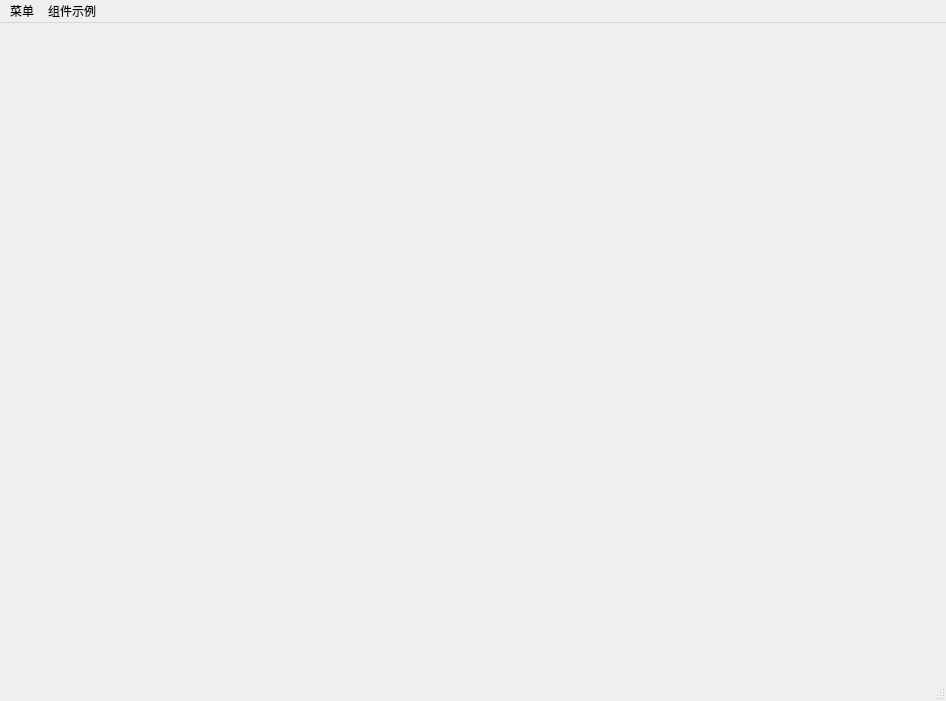
<?xml version="1.0" encoding="UTF-8"?>
<ui version="4.0">
 <class>MainWindow</class>
 <widget class="QMainWindow" name="MainWindow">
  <property name="geometry">
   <rect>
    <x>0</x>
    <y>0</y>
    <width>946</width>
    <height>701</height>
   </rect>
  </property>
  <property name="sizePolicy">
   <sizepolicy hsizetype="Fixed" vsizetype="Fixed">
    <horstretch>0</horstretch>
    <verstretch>0</verstretch>
   </sizepolicy>
  </property>
  <property name="windowTitle">
   <string>MainWindow</string>
  </property>
  <widget class="QWidget" name="centralwidget">
   <property name="sizePolicy">
    <sizepolicy hsizetype="Fixed" vsizetype="Fixed">
     <horstretch>0</horstretch>
     <verstretch>0</verstretch>
    </sizepolicy>
   </property>
  </widget>
  <widget class="QMenuBar" name="menubar">
   <property name="geometry">
    <rect>
     <x>0</x>
     <y>0</y>
     <width>946</width>
     <height>26</height>
    </rect>
   </property>
   <property name="sizePolicy">
    <sizepolicy hsizetype="Minimum" vsizetype="MinimumExpanding">
     <horstretch>0</horstretch>
     <verstretch>0</verstretch>
    </sizepolicy>
   </property>
   <widget class="QMenu" name="menu">
    <property name="title">
     <string>菜单</string>
    </property>
    <addaction name="actionHome"/>
    <addaction name="actionClose"/>
   </widget>
   <widget class="QMenu" name="menu_2">
    <property name="title">
     <string>组件示例</string>
    </property>
    <widget class="QMenu" name="menu_3">
     <property name="title">
      <string>表单组件</string>
     </property>
     <addaction name="actionDemoForm"/>
     <addaction name="actionDemoFormInput"/>
    </widget>
    <widget class="QMenu" name="menu_4">
     <property name="title">
      <string>表格组件</string>
     </property>
     <addaction name="actionDemoTableView"/>
     <addaction name="actionDemoTableWidget"/>
    </widget>
    <widget class="QMenu" name="menu_5">
     <property name="title">
      <string>容器组件</string>
     </property>
     <addaction name="actionDemoTabWidget"/>
    </widget>
    <addaction name="menu_3"/>
    <addaction name="actionDemoDialog"/>
    <addaction name="menu_4"/>
    <addaction name="menu_5"/>
   </widget>
   <addaction name="menu"/>
   <addaction name="menu_2"/>
  </widget>
  <widget class="QStatusBar" name="statusbar"/>
  <action name="actionDemoDialog">
   <property name="text">
    <string>对话框</string>
   </property>
  </action>
  <action name="actionClose">
   <property name="text">
    <string>关闭窗口</string>
   </property>
   <property name="shortcut">
    <string>Ctrl+Q</string>
   </property>
  </action>
  <action name="actionHome">
   <property name="text">
    <string>首页</string>
   </property>
  </action>
  <action name="actionDemoFormInput">
   <property name="text">
    <string>输入框</string>
   </property>
  </action>
  <action name="actionDemoForm">
   <property name="text">
    <string>表单组件</string>
   </property>
   <property name="toolTip">
    <string>表单组件</string>
   </property>
  </action>
  <action name="actionDemoTableView">
   <property name="text">
    <string>QTableView</string>
   </property>
  </action>
  <action name="actionDemoTableWidget">
   <property name="text">
    <string>QTableWidget</string>
   </property>
  </action>
  <action name="actionDemoTabWidget">
   <property name="text">
    <string>QTabWidget</string>
   </property>
  </action>
 </widget>
 <resources/>
 <connections/>
</ui>
